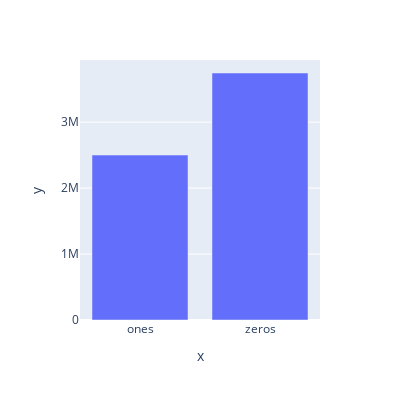

Notebook cell for this chart:
### Code cell
# the dataset in unbalanced
fig = px.bar(x=["ones","zeros"],y=[ones,zeros])
fig.update_layout(height=400, width=400)
py.iplot(fig)

### Figure 1 — Plotly figure (JSON) as saved in the notebook; plotly's stock layout.template omitted (floating-point values rounded to 4 significant figures)
{"data": [{"alignmentgroup": "True", "hovertemplate": "x=%{x}<br>y=%{y}<extra></extra>", "legendgroup": "", "marker": {"color": "#636efa", "pattern": {"shape": ""}}, "name": "", "offsetgroup": "", "orientation": "v", "showlegend": false, "textposition": "auto", "type": "bar", "x": ["ones", "zeros"], "xaxis": "x", "y": [2501251, 3745488], "yaxis": "y"}], "layout": {"barmode": "relative", "height": 400, "legend": {"tracegroupgap": 0}, "margin": {"t": 60}, "width": 400, "xaxis": {"anchor": "y", "domain": [0, 1], "title": {"text": "x"}}, "yaxis": {"anchor": "x", "domain": [0, 1], "title": {"text": "y"}}}}
